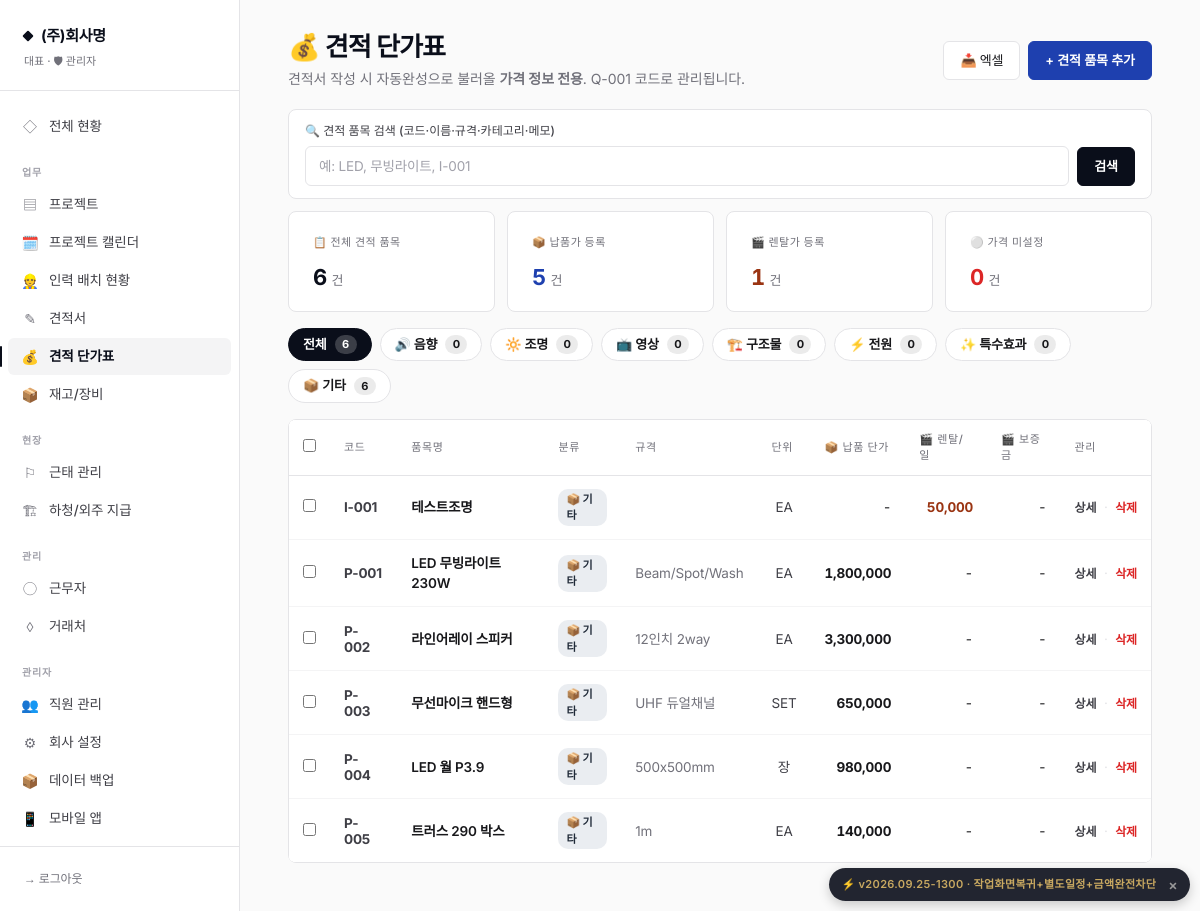
The page /products (signed in) on the database its author committed.
### database.py (models this page shows)
class CompanySettings(SQLModel, table=True):
    id: Optional[int] = Field(default=1, primary_key=True)
    company_name: str = ""           # 상호
    representative: str = ""          # 대표자명
    biz_number: str = ""              # 사업자등록번호
    biz_type: str = ""                # 업태
    biz_item: str = ""                # 종목
    phone: str = ""                   # 대표 전화
    fax: str = ""                     # 팩스
    email: str = ""                   # 이메일
    address: str = ""                 # 주소
    bank_account: str = ""            # 입금 계좌 (은행 + 계좌번호)
    logo_image: str = ""              # 로고 파일명
    stamp_image: str = ""             # 도장 파일명
    default_payment_terms: str = "세금계산서 발행 후 30일 이내 입금"
    default_delivery_terms: str = "발주일로부터 협의 후 결정"
    default_valid_days: int = 30      # 견적서 유효기간(일)
    quote_footer_notes: str = ""      # 견적서 하단 특기사항 기본값
    quote_theme: str = "classic"      # classic / charcoal / mustard
    quote_color_primary: str = ""     # 직접 지정 색상 (비우면 테마 기본값)
    quote_color_accent: str = ""
    quote_title_normal: str = "견  적  서"        # 납품용 견적서 제목
    quote_title_rental: str = "렌 탈 견 적 서"     # 렌탈용 견적서 제목
    quote_greeting: str = "아래와 같이 견적합니다."  # 인사문구
    quote_footer_message: str = ""                 # 견적서 하단 메시지 (감사문구 등)
    show_spec: bool = True            # 규격 컬럼
    show_unit: bool = True            # 단위 컬럼
    show_memo: bool = False           # 비고 컬럼
    show_bank_in_quote: bool = True   # 입금계좌 표시
    show_stamp_in_sign: bool = True   # 하단 서명란 도장
    show_logo: bool = True            # 로고 표시
    quote_font_scale: int = 100       # 100 = 기본, 110 = 1.1배 등
    quote_layout_json: str = ""
    equipment_prefixes_json: str = ""
    expense_migrated_subcontract: bool = True   # 신규 설치는 정리 대상 없음 → True

class User(SQLModel, table=True):
    id: Optional[int] = Field(default=None, primary_key=True)
    username: str = Field(unique=True, index=True)
    password_hash: str
    name: str
    role: str = "staff"  # admin / staff
    phone: str = ""
    is_active: bool = True
    permissions_json: str = "{}"
    employee_type: str = "정직원"  # 정직원 / 알바생 / 관리자 (정직원만 출퇴근 버튼 사용)
    worker_id: Optional[int] = Field(default=None, foreign_key="worker.id", index=True)
    created_at: datetime = Field(default_factory=datetime.utcnow)

class Item(SQLModel, table=True):
    id: Optional[int] = Field(default=None, primary_key=True)
    code: str = Field(unique=True, index=True)  # I-001
    name: str = Field(index=True)
    spec: str = ""
    unit: str = "EA"
    import_price: int = 0       # 수입단가 (내부 원가)
    dealer_price: int = 0       # 대리점가 (내부 원가)
    consumer_price: int = 0     # 납품 단가 (소비자가)
    rental_daily: int = 0       # 렌탈 1일 단가
    rental_deposit: int = 0     # 렌탈 보증금
    usage_type: str = Field(default="quote", index=True)
    category: str = "겸용"      # 겸용/물품/렌탈 (구분용 - 점진적 제거 예정)
    equipment_id: Optional[int] = Field(default=None, foreign_key="equipment.id", index=True)
    memo: str = ""
    is_active: bool = True

### routes_product.py (the view)
@router.get("/products", response_class=HTMLResponse)
def product_list(request: Request, category: str = "all", usage: str = "all", q: str = ""):
    return _render_product_list(request, category=category, usage=usage, q=q,
                                usage_type="quote", template_name="products.html")

### templates/products.html (shortened to what this page needs)
{% extends "base.html" %}
{% block content %}
<div class="mb-5 flex items-center justify-between flex-wrap gap-3">
  <div>
    <h1 class="page-title">💰 견적 단가표</h1>
    <p class="page-sub">견적서 작성 시 자동완성으로 불러올 <b>가격 정보 전용</b>. Q-001 코드로 관리됩니다.</p>
  </div>
  <div class="flex gap-2 flex-wrap">
    <a href="/export/items" class="btn-secondary" title="엑셀로 내보내기">📥 엑셀</a>
    <a href="/products/new" class="btn-primary" style="background:#1E40AF; border-color:#1E40AF;">+ 견적 품목 추가</a>
  </div>
</div>
<div class="card mb-3" style="padding: 12px 16px;">
  <form method="get" style="display:flex; gap:8px; align-items:end;">
    <div style="flex:1;">
      <label class="label">🔍 견적 품목 검색 (코드·이름·규격·카테고리·메모)</label>
      <input name="q" class="input" value="{{ request.query_params.get('q', '') }}" placeholder="예: LED, 무빙라이트, I-001" autocomplete="off">
    </div>
    <button class="btn-primary" type="submit">검색</button>
  </form>
</div>
{% set consumer_prices = rows | selectattr('consumer_price', 'gt', 0) | map(attribute='consumer_price') | list %}
{% set rental_prices = rows | selectattr('rental_daily', 'gt', 0) | map(attribute='rental_daily') | list %}
<div class="grid grid-cols-2 md:grid-cols-4 gap-3 mb-4">
  <div class="kpi-card">
    <div class="label">📋 전체 견적 품목</div>
    <div class="value value-sm num">{{ cat_counts.all }}<span class="unit">건</span></div>
  </div>
  <div class="kpi-card">
    <div class="label">📦 납품가 등록</div>
    <div class="value value-sm num" style="color: #1E40AF;">{{ consumer_prices|length }}<span class="unit">건</span></div>
  </div>
  <div class="kpi-card">
    <div class="label">🎬 렌탈가 등록</div>
    <div class="value value-sm num" style="color: #9A3412;">{{ rental_prices|length }}<span class="unit">건</span></div>
  </div>
  <div class="kpi-card">
    <div class="label">⚪ 가격 미설정</div>
    <div class="value value-sm num" style="color: #DC2626;">{{ usage_counts.unset }}<span class="unit">건</span></div>
  </div>
</div>
<div class="flex gap-2 mb-4 flex-wrap">
  <a href="/products" class="cat-chip {% if category == 'all' %}active{% endif %}">
    <span>전체</span>
    <span class="cat-chip-count">{{ cat_counts.all }}</span>
  </a>
  {% for cat in category_options %}
  <a href="/products?category={{ cat }}" class="cat-chip {% if category == cat %}active{% endif %}">
    <span>{{ category_icons.get(cat, '📦') }} {{ cat }}</span>
    <span class="cat-chip-count">{{ cat_counts.get(cat, 0) }}</span>
  </a>
  {% endfor %}
</div>
{% if rows %}
<div class="card overflow-x-auto" style="padding: 0;">
  <table class="dt">
    <thead>
      <tr>
        <th style="width: 36px;"><input type="checkbox" id="check-all" onchange="toggleAll(this)"></th>
        <th>코드</th>
        <th>품목명</th>
        <th class="mobile-hide">분류</th>
        <th class="mobile-hide">규격</th>
        <th>단위</th>
        {% if request.state.can_view_revenue %}<th class="text-right">📦 납품 단가</th>
        <th class="text-right">🎬 렌탈/일</th>
        <th class="text-right mobile-hide">🎬 보증금</th>{% endif %}
        <th class="text-center">관리</th>
      </tr>
    </thead>
    <tbody>
      {% for r in rows %}
      <tr style="cursor: pointer;" onclick="if(!event.target.closest('a,button,form,input')) location.href='/products/{{ r.id }}'">
        <td onclick="event.stopPropagation();">
          {% if r.id %}
          <input type="checkbox" class="row-check" value="{{ r.id }}" onchange="updateCount()">
          {% endif %}
        </td>
        <td class="text-xs font-bold" style="color: var(--gold-2);">{{ r.code }}</td>
        <td class="font-semibold">{{ r.name }}</td>
        <td class="mobile-hide">
          {% set cat_colors = {'조명':'#FCD34D', '음향':'#60A5FA', '영상':'#A78BFA', '구조물':'#FB923C', '전원':'#FCA5A5', '특수효과':'#F472B6', '기타':'#94A3B8'} %}
          <span style="display:inline-block; padding:2px 8px; border-radius:10px; background:{{ cat_colors.get(r.category, '#94A3B8') }}33; color:#1F2937; font-size:11px; font-weight:700;">
            {{ category_icons.get(r.category, '📦') }} {{ r.category }}
          </span>
        </td>
        <td class="mobile-hide text-xs" style="color: var(--ink-4);">{{ r.spec }}</td>
        <td class="text-xs text-center" style="color: var(--ink-3);">{{ r.unit }}</td>
        {% if request.state.can_view_revenue %}        <td class="text-right num {% if r.consumer_price > 0 %}font-bold{% else %}text-slate-300{% endif %}">
          {{ r.consumer_price|money if r.consumer_price > 0 else '-' }}
        </td>{% endif %}
        {% if request.state.can_view_revenue %}        <td class="text-right num {% if r.rental_daily > 0 %}font-bold{% else %}text-slate-300{% endif %}" style="color: {% if r.rental_daily > 0 %}#9A3412{% else %}inherit{% endif %};">
          {{ r.rental_daily|money if r.rental_daily > 0 else '-' }}
        </td>{% endif %}
        {% if request.state.can_view_revenue %}        <td class="text-right num mobile-hide {% if r.rental_deposit > 0 %}font-bold{% else %}text-slate-300{% endif %}" style="color: {% if r.rental_deposit > 0 %}#9A3412{% else %}inherit{% endif %};">
          {{ r.rental_deposit|money if r.rental_deposit > 0 else '-' }}
        </td>{% endif %}
        <td class="text-center whitespace-nowrap" onclick="event.stopPropagation();">
          {% if r.id %}
          <a href="/products/{{ r.id }}" class="text-xs font-semibold hover:underline" style="color: var(--gold-2);">상세</a>
          <span style="color: var(--line); margin: 0 4px;">·</span>
          <form method="post" action="/products/{{ r.id }}/delete" style="display:inline;"
                onsubmit="return confirm('견적 품목 [{{ r.name }}]을(를) 삭제하시겠습니까?');">
            <button type="submit" style="background: none; border: none; color: #DC2626; font-size: 12px; font-weight: 600; cursor: pointer; padding: 0;">삭제</button>
          </form>
          {% endif %}
        </td>
      </tr>
      {% endfor %}
    </tbody>
  </table>
</div>
{% endif %}
{% endblock %}

### templates/base.html (shortened to what this page needs)
{% set _asset_ver = 'v2026.09.25-1300' %}
<!doctype html>
<html lang="ko">
<head>
<link href="https://cdn.jsdelivr.net/gh/orioncactus/pretendard@v1.3.9/dist/web/static/pretendard.min.css" rel="stylesheet">
<script src="https://cdn.tailwindcss.com"></script>
</head>
<body class="min-h-screen">
{% if request.state.user %}
{% set path = request.url.path %}
<aside class="hidden md:flex md:flex-col fixed inset-y-0 left-0 w-60 sidebar">
  <div class="brand">
    <div class="brand-mark">{{ request.state.company.company_name if request.state.company and request.state.company.company_name else 'Settlement' }}</div>
    <div class="brand-sub">{{ request.state.user.name }} · {% if request.state.is_admin %}🛡 관리자{% else %}👤 직원{% endif %}</div>
  </div>
  {% set perms = request.state.perms or {} %}
  {% set is_admin = request.state.is_admin %}
  <nav class="flex-1 py-4 overflow-y-auto">
    <a href="/" class="nav-link {% if path == '/' %}active{% endif %}"><span class="icon">◇</span>전체 현황</a>
    <div class="nav-section">업무</div>
    {% if is_admin or perms.get('projects') %}
    <a href="/projects" class="nav-link {% if path.startswith('/project') and not path.startswith('/project-calendar') %}active{% endif %}"><span class="icon">▤</span>프로젝트</a>
    <a href="/project-calendar" class="nav-link {% if path.startswith('/project-calendar') %}active{% endif %}"><span class="icon">🗓️</span>프로젝트 캘린더</a>
    <a href="/staffing" class="nav-link {% if path.startswith('/staffing') %}active{% endif %}"><span class="icon">👷</span>인력 배치 현황</a>
    {% endif %}
    {% if is_admin or perms.get('quotes') %}
    <a href="/quotes" class="nav-link {% if path.startswith('/quote') %}active{% endif %}"><span class="icon">✎</span>견적서</a>
    {% endif %}
    {% if is_admin or perms.get('products') %}
    <a href="/products" class="nav-link {% if path.startswith('/product') or path.startswith('/item') %}active{% endif %}"><span class="icon">💰</span>견적 단가표</a>
    <a href="/inventory" class="nav-link {% if path.startswith('/inventory') or path.startswith('/equipment') %}active{% endif %}"><span class="icon">📦</span>재고/장비</a>
    {% endif %}
    <div class="nav-section">현장</div>
    {% if is_admin or perms.get('attendance') %}
    <a href="/attendance" class="nav-link {% if path.startswith('/attendance') %}active{% endif %}"><span class="icon">⚐</span>근태 관리</a>
    {% endif %}
    {% if is_admin or perms.get('expenses') %}
    <a href="/expenses" class="nav-link {% if path.startswith('/expense') %}active{% endif %}"><span class="icon">🏗</span>하청/외주 지급</a>
    {% endif %}
    {% if is_admin or perms.get('workers') or perms.get('vendors') %}
    <div class="nav-section">관리</div>
    {% if is_admin or perms.get('workers') %}
    <a href="/workers" class="nav-link {% if path.startswith('/worker') %}active{% endif %}"><span class="icon">◯</span>근무자</a>
    {% endif %}
    {% if is_admin or perms.get('vendors') %}
    <a href="/vendors" class="nav-link {% if path.startswith('/vendor') %}active{% endif %}"><span class="icon">◊</span>거래처</a>
    {% endif %}
    {% endif %}
    {% if is_admin %}
    <div class="nav-section">관리자</div>
    <a href="/employees" class="nav-link {% if path.startswith('/employee') %}active{% endif %}"><span class="icon">👥</span>직원 관리</a>
    <a href="/settings" class="nav-link {% if path.startswith('/settings') %}active{% endif %}"><span class="icon">⚙</span>회사 설정</a>
    <a href="/backup" class="nav-link {% if path.startswith('/backup') %}active{% endif %}"><span class="icon">📦</span>데이터 백업</a>
    {% endif %}
    <a href="/m/" target="_blank" class="nav-link"><span class="icon">📱</span>모바일 앱</a>
  </nav>
  <div class="px-3 py-4 border-t" style="border-color: var(--line);">
    <a href="/logout" class="block px-3 py-2 text-xs font-medium" style="color: var(--ink-4);">→ 로그아웃</a>
  </div>
</aside>
<main class="md:ml-60 px-5 md:px-12 py-8 pb-24 md:pb-12 max-w-[1400px]">
  {% block content %}{% endblock %}
</main>
{% else %}
<main>{% block content_nologin %}{% endblock %}</main>
{% endif %}
{% set _current_version = 'v2026.09.25-1300' %}
<div id="deploy-version-badge" title="배포 버전 — 클릭하면 이 버전 안내를 다시 표시하지 않습니다"
     data-version="{{ _current_version }}"
     style="display:none; position:fixed; right:10px; bottom:10px; z-index:9990;
            background:rgba(10,14,26,0.9); color:#C9A961;
            padding:6px 12px; border-radius:999px;
            font-size:11px; font-weight:600; letter-spacing:0.03em;
            font-family:'Inter', monospace; cursor:pointer;
            box-shadow:0 4px 12px rgba(0,0,0,0.2);
            display:flex; align-items:center; gap:8px;">
  <span>⚡ {{ _current_version }} · 작업화면복귀+별도일정+금액완전차단</span>
  <span style="font-size:14px; color:#999; padding-left:4px;">×</span>
</div>
</body>
</html>

### templates/products.html (style rules this page uses)
.cat-chip { display: inline-flex; align-items: center; gap: 8px; padding: 6px 14px; border-radius: 999px; border: 1px solid var(--line); background: white; font-size: 13px; font-weight: 600; color: var(--ink-2); text-decoration: none; transition: all 0.15s; }
.cat-chip.active { background: #0A0E1A; color: white; border-color: #0A0E1A; }
.cat-chip-count { display: inline-block; min-width: 22px; padding: 1px 7px; background: rgba(0,0,0,0.08); border-radius: 999px; font-size: 11px; font-weight: 700; text-align: center; }
.cat-chip.active .cat-chip-count { background: rgba(255,255,255,0.2); }

### rows shown on the page
CompanySettings: state.company "(주)회사명"
User: state.user.name "대표"
Item: get "🏗️", memo "구조물", get "0", code "P-005", name "트러스 290 박스", get "📦", category "기타", spec "1m", unit "EA", consumer_price "140,000", rental_daily "-", rental_deposit "-"
Item: code "I-001", name "테스트조명", get "📦", category "기타", unit "EA", consumer_price "-", rental_daily "50,000", rental_deposit "-"
Item: code "P-001", name "LED 무빙라이트 230W", get "📦", category "기타", spec "Beam/Spot/Wash", unit "EA", consumer_price "1,800,000", rental_daily "-", rental_deposit "-"
Item: code "P-002", name "라인어레이 스피커", get "📦", category "기타", spec "12인치 2way", unit "EA", consumer_price "3,300,000", rental_daily "-", rental_deposit "-"
Item: code "P-003", name "무선마이크 핸드형", get "📦", category "기타", spec "UHF 듀얼채널", unit "SET", consumer_price "650,000", rental_daily "-", rental_deposit "-"
Item: code "P-004", name "LED 월 P3.9", get "📦", category "기타", spec "500x500mm", unit "장", consumer_price "980,000", rental_daily "-", rental_deposit "-"

### other values the page prints
{{ cat_counts.all }} "6"
{{ consumer_prices|length }} "5"
{{ rental_prices|length }} "1"
{{ usage_counts.unset }} "0"
{{ category_icons.get(cat, '📦') }} "🔊" "🔆" "📺" "⚡" "✨" "📦"
{{ cat }} "음향" "조명" "영상" "전원" "특수효과" "기타"
{{ cat_counts.get(cat, 0) }} "0" "0" "0" "0" "0" "6"
{{ _current_version }} "v2026.09.25-1300"
